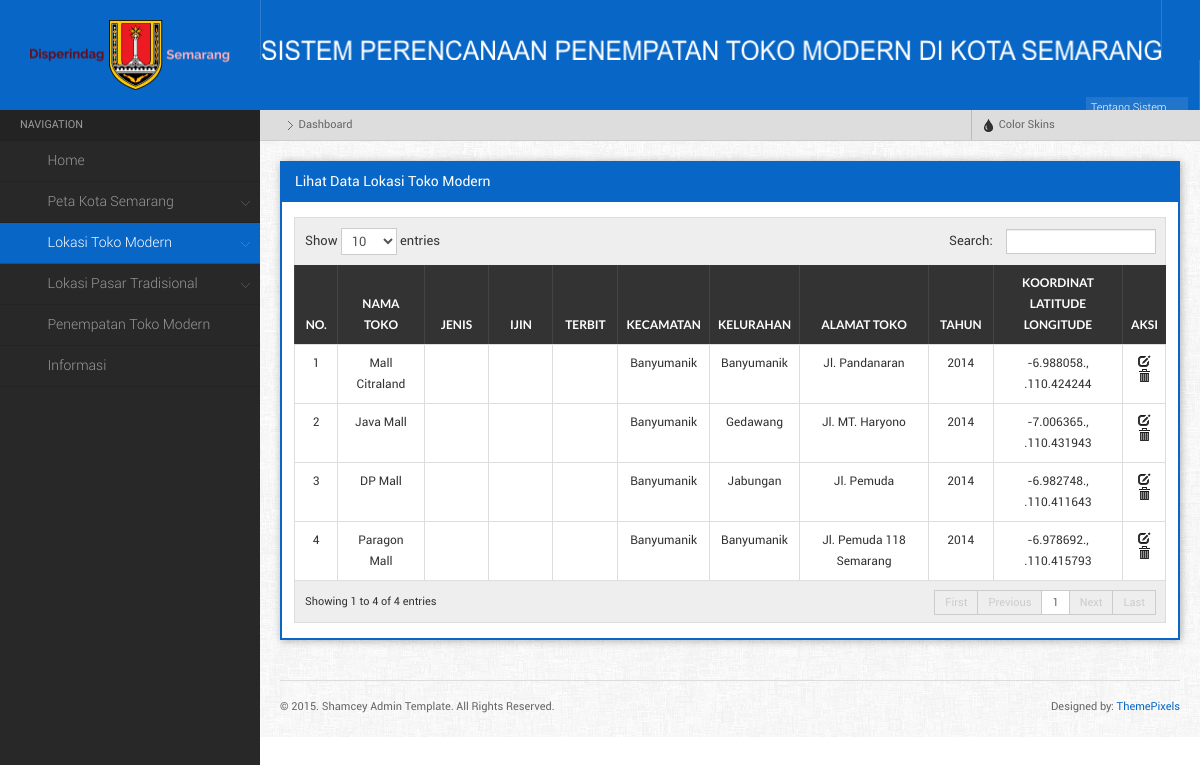
/index.php?menu=lihatToko, run on an earlier commit of the app's database.
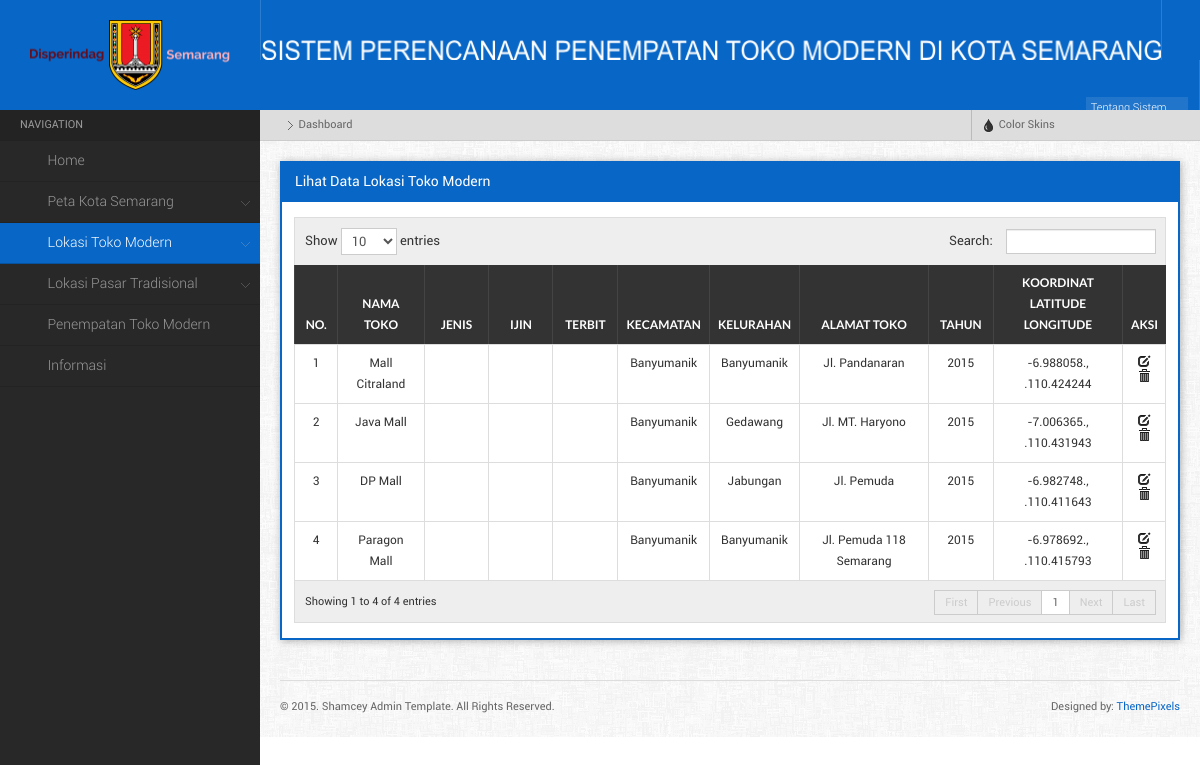
And on a later commit of the database.
### tables this page shows
CREATE TABLE `lokasi_toko` (
  `id_toko` int(11) NOT NULL,
  `id_kelurahan` int(11) NOT NULL,
  `nama_toko` varchar(50) NOT NULL,
  `alamat_toko` varchar(100) NOT NULL,
  `tahun` year(4) NOT NULL,
  `lat` varchar(25) NOT NULL,
  `lng` varchar(25) NOT NULL
);

CREATE TABLE `kecamatan` (
  `id_kecamatan` int(11) NOT NULL,
  `nama_kecamatan` varchar(50) NOT NULL,
  `latitude` varchar(25) NOT NULL,
  `longitude` varchar(25) NOT NULL
);

CREATE TABLE `kelurahan` (
  `id_kelurahan` int(11) NOT NULL,
  `id_kecamatan` int(11) NOT NULL,
  `Kelurahan` char(50) DEFAULT NULL,
  `Geometry` longblob,
  `Luas` decimal(10,3) DEFAULT NULL,
  `XMin` int(11) DEFAULT NULL,
  `XMax` int(11) DEFAULT NULL,
  `YMin` int(11) DEFAULT NULL,
  `YMax` int(11) DEFAULT NULL,
  `id_lokasi` int(11) NOT NULL
);

### index.php (called while the page is built)
<?php
	include "home.php";
?>

### component/lihat_toko.php (the view, shortened to what this page needs)
<?php
	$query =mysql_query("SELECT * FROM lokasi_toko a, kelurahan b, kecamatan c
							WHERE a.id_kelurahan = b.id_kelurahan
							AND b.id_kecamatan = c.id_kecamatan
							ORDER BY tahun DESC, c.id_kecamatan ASC") or die (mysql_error());
    echo" <div class=\"widget\">
			<h4 class=\"widgettitle\">Lihat Data Lokasi Toko Modern</h4>
			<div class=\"widgetcontent\">
			<table id=\"dyntable\" class=\"table table-bordered responsive\">
                <thead>
                    <tr>
                        <th></th>
                        <th><center>No.</th>
						<th><center>Nama Toko</th>
						<th><center>Jenis</th>
						<th><center>Ijin</th>
						<th><center>Terbit</th>
						<th><center>Kecamatan</th>
						<th><center>Kelurahan</th>
                        <th><center>Alamat Toko</th>
                        <th><center>Tahun</th>
						<th><center>Koordinat<br>Latitude Longitude</th>
						<th><center>Aksi</th>
                    </tr>
                </thead>
				<tbody>";
				$no = 1;
				while($pecah = mysql_fetch_array($query)){
					echo "<tr class=\" \">
						<td></td>
						<td style='width:5%;'><center>$no</td>
						<td style='width:10%;'><center>$pecah[nama_toko]</td>
						<td style='width:7.5%;'><center>$pecah[jenis]</td>
						<td style='width:7.5%;'><center>$pecah[ijin]</td>
						<td style='width:7.5%;'><center>$pecah[terbit]</td>
						<td style='width:10%;'><center>$pecah[nama_kecamatan]</td>
						<td style='width:10%;'><center>$pecah[Kelurahan]</td>
						<td style='width:15%;'><center>$pecah[alamat_toko]</td>
						<td style='width:7.5%;'><center>$pecah[tahun]</td>
						<td style='width:15%;'><center>$pecah[lat]., .$pecah[lng]</td>
						<td class=\"center\" style=\"width: 60px;\">
							<a href= \"main.php?menu=editToko&id_toko=$pecah[id_toko]\" title=\"Edit\"><i  class=\"icon-edit\"></i></a>
							<a href=\"main.php?menu=hapusToko&id_toko=$pecah[id_toko]\" title=\"Hapus\" onClick=\"return confirm('Apakah Anda yakin ingin menghapus data ini?')\" class=\"icon-trash\"><i></i></a>
						</td>";
					echo "</td>
					</tr>";
				$no++;
				};
				echo "</tbody>
			</table>
		 </div>
		 </div>
	";
?>

What changed in the data, as far as the page shows it:
changed lokasi_toko "Mall Citraland": tahun "2014" → "2015"
changed lokasi_toko "Java Mall": tahun "2014" → "2015"
changed lokasi_toko "DP Mall": tahun "2014" → "2015"
changed lokasi_toko "Paragon Mall": tahun "2014" → "2015"
